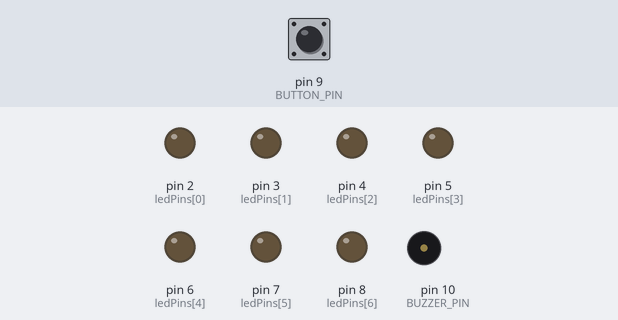
This sketch was run on a simulated Arduino Uno, built with avr-gcc and run on an emulated ATmega328P. Shown: output pins drawn as LEDs (lit = HIGH), buzzer (waves = sounding). The test bench sets the inputs (shaded band); at power-on: pin 9 (BUTTON_PIN) HIGH. Random numbers use the default seed unless the sketch sets one.

Above: at 1.2 s.
1.3 s: pin 9 (BUTTON_PIN) pulled LOW for 0.15 s
At 2.9 s:
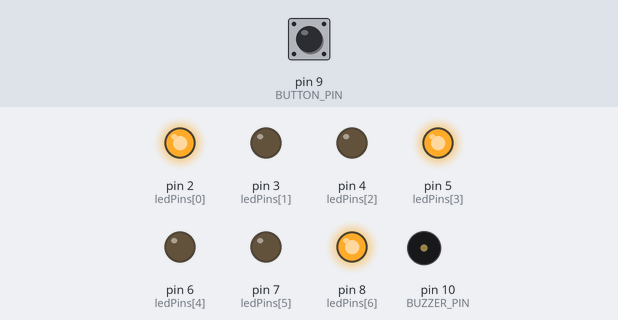
3.2 s: pin 9 (BUTTON_PIN) pulled LOW for 1 s
At 4.4 s:
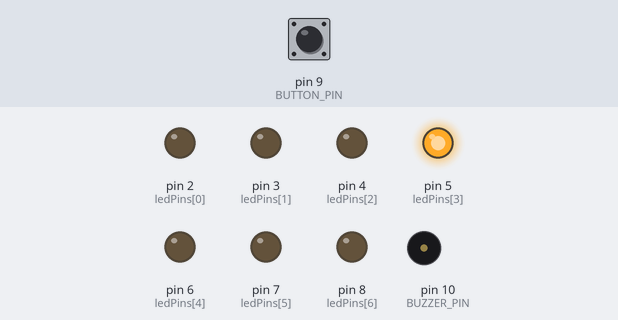
5.7 s: pin 9 (BUTTON_PIN) pulled LOW for 0.15 s
At 7.3 s:
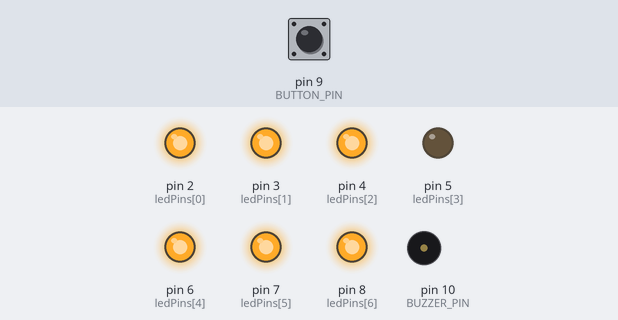
7.6 s: pin 9 (BUTTON_PIN) pulled LOW for 3.2 s
At 8.9 s:
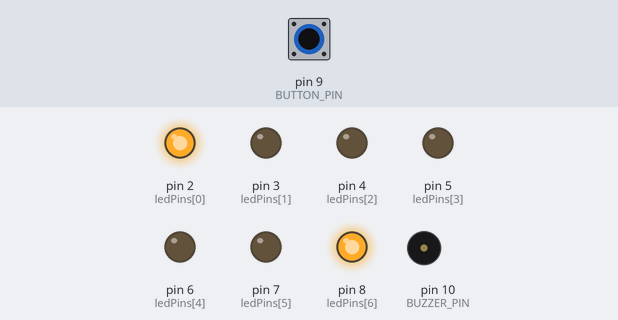
12.3 s: pin 9 (BUTTON_PIN) pulsed LOW 5 times (0.12 s each, 0.3 s apart)
At 12.52 s:
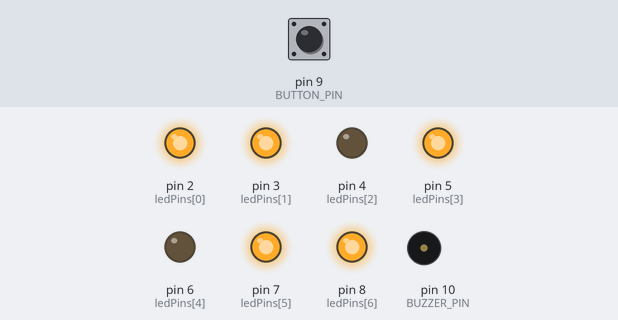
Timing chart, 0 to 15.4 s (numbered marks = the images above; inputs shaded):
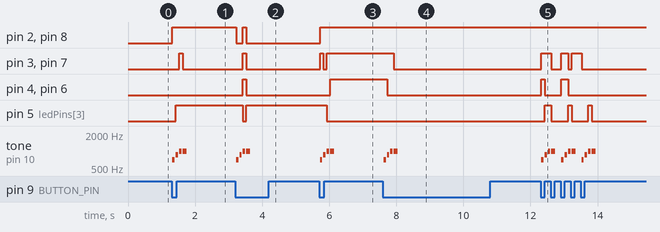

The sketch:

digital_dice.ino
```cpp
/*
 * Mini Project — Week 1: Digital Dice
 * IoT-with-C-Internship
 *
 * 7 LEDs + push button + piezo buzzer.
 * Arduino Uno / ATmega328P compatible.
 */

const byte LED_COUNT = 7;

// LED positions: top-left, top-right, middle-left, center,
// middle-right, bottom-left, bottom-right.
const byte ledPins[LED_COUNT] = {2, 3, 4, 5, 6, 7, 8};

const byte BUTTON_PIN = 9;
const byte BUZZER_PIN = 10;

// LED order:
// 0 = top-left, 1 = top-right, 2 = middle-left,
// 3 = center, 4 = middle-right, 5 = bottom-left, 6 = bottom-right.
const bool diceFaces[6][LED_COUNT] = {
  // 1: center
  {false, false, false, true,  false, false, false},

  // 2: top-left + bottom-right
  {true,  false, false, false, false, false, true},

  // 3: top-left + center + bottom-right
  {true,  false, false, true,  false, false, true},

  // 4: four corners
  {true,  true,  false, false, false, true, true},

  // 5: four corners + center
  {true,  true,  false, true,  false, true, true},

  // 6: four corners + both middle side LEDs
  {true,  true,  true, false, true,  true, true}
};

void clearLeds() {
  for (byte i = 0; i < LED_COUNT; i++) {
    digitalWrite(ledPins[i], LOW);
  }
}

void showFace(byte value) {
  if (value < 1 || value > 6) {
    clearLeds();
    return;
  }

  for (byte i = 0; i < LED_COUNT; i++) {
    digitalWrite(ledPins[i], diceFaces[value - 1][i] ? HIGH : LOW);
  }
}

void rollFeedback(byte value) {
  // Short rolling animation with audible feedback.
  for (byte i = 0; i < 3; i++) {
    showFace(random(1, 7));
    tone(BUZZER_PIN, 700 + (i * 150), 70);
    delay(100);
  }

  // Display the final result and play a confirmation tone.
  showFace(value);
  tone(BUZZER_PIN, 1000, 120);
}

void setup() {
  for (byte i = 0; i < LED_COUNT; i++) {
    pinMode(ledPins[i], OUTPUT);
  }

  // Button connects between D9 and GND.
  pinMode(BUTTON_PIN, INPUT_PULLUP);
  pinMode(BUZZER_PIN, OUTPUT);

  clearLeds();

  // Use analog noise as a simple seed source.
  randomSeed(analogRead(A0));
}

void loop() {
  static bool lastButtonState = HIGH;
  bool buttonState = digitalRead(BUTTON_PIN);

  // Button is active LOW because INPUT_PULLUP is enabled.
  if (lastButtonState == HIGH && buttonState == LOW) {
    delay(25); // debounce

    if (digitalRead(BUTTON_PIN) == LOW) {
      byte result = random(1, 7); // 1..6
      rollFeedback(result);

      // Wait for release to prevent repeated rolls while held.
      while (digitalRead(BUTTON_PIN) == LOW) {
        delay(5);
      }
      delay(25);
    }
  }

  lastButtonState = buttonState;
}
```

Measured:
- after the input at 1.3 s, pin 2 (ledPins[0]), pin 8 (ledPins[6]): LOW → HIGH at once; pin 3 (ledPins[1]), pin 7 (ledPins[5]): LOW → HIGH after 0.23 s, → LOW 0.10 s later; pin 5 (ledPins[3]): LOW → HIGH after 0.13 s; tone on pin 10 (BUZZER_PIN): plays 700 Hz for 0.07 s, 850 Hz for 0.07 s, 1000 Hz for 0.07 s, 1000 Hz for 0.12 s, starting at once
- after the input at 3.2 s, pin 2 (ledPins[0]): HIGH → LOW at once, → HIGH 0.20 s later, → LOW 0.10 s later; pin 3 (ledPins[1]): LOW → HIGH after 0.23 s, → LOW 0.10 s later
- after the input at 5.7 s, pin 2 (ledPins[0]): LOW → HIGH at once; pin 3 (ledPins[1]): LOW → HIGH at once, → LOW 0.10 s later, → HIGH 0.10 s later
- after the input at 7.6 s, pin 3 (ledPins[1]), pin 7 (ledPins[5]): HIGH → LOW after 0.33 s; pin 4 (ledPins[2]), pin 6 (ledPins[4]): HIGH → LOW after 0.13 s; tone on pin 10 (BUZZER_PIN): plays 700 Hz for 0.07 s, 850 Hz for 0.07 s, 1000 Hz for 0.07 s, 1000 Hz for 0.12 s, starting at once
- after the input at 12.3 s, pin 3 (ledPins[1]): goes HIGH 0.30 s, LOW 0.30 s, HIGH 0.20 s, LOW 0.10 s, HIGH 0.30 s, then LOW, starting at once; pin 4 (ledPins[2]): LOW → HIGH at once, → LOW 0.10 s later, → HIGH 0.50 s later, → LOW 0.20 s later
